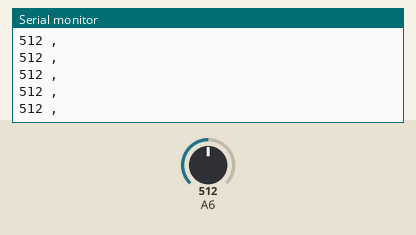
This sketch was run on a simulated Arduino Nano, built with avr-gcc and run on an emulated ATmega328P. Parts: the last lines printed to the serial monitor. The inputs (shaded band) are chosen by the test bench; at power-on: A6 = 512.

Above: at 1.2 s.
1.3 s: A6 set to 106
At 2.3 s:
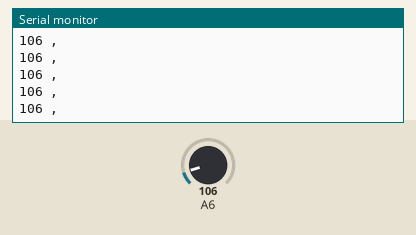
2.8 s: A6 set to 94
At 3.8 s:
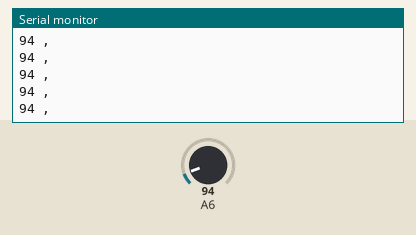
8.8 s: A6 set to 987
At 9.3 s:
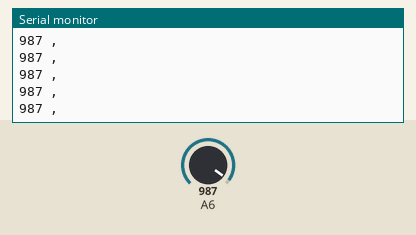
10.3 s: A6 set to 1010
At 11.4 s:
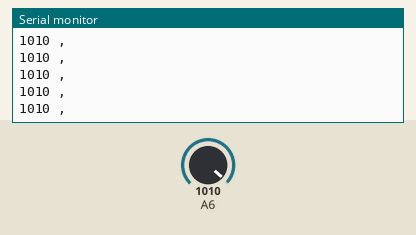
Timing chart, 0 to 12.8 s (numbered marks = the images above; inputs shaded):
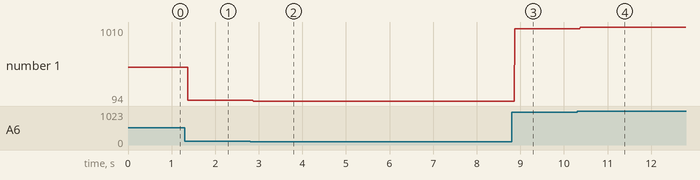

Measured:
- after the input at 1.3 s, the serial monitor: prints a new line after 0.07 s (image 1)
- after the input at 2.8 s, the serial monitor: prints a new line after 0.07 s (image 2)
- after the input at 8.8 s, the serial monitor: prints a new line after 0.07 s (image 3)
- after the input at 10.3 s, the serial monitor: prints a new line after 0.08 s (image 4)
- plotted number 1: 512 → 106 after the input at 1.3 s, 106 → 94 after the input at 2.8 s, 94 → 987 after the input at 8.8 s, 987 → 1010 after the input at 10.3 s

The sketch:

SensorRead.ino
```cpp
//Based off code from http://tommydykes.com/archives/705
// Output EMG voltage read seperated by commas.  To be read by processing code SerialRead.pde
int sensor0;

void setup() {
// initialize serial communication at 9600 bits per second:
Serial.begin(9600);
}
void loop () {

sensor0 = analogRead(A6); // EMG connected to pin A6
Serial.print(sensor0);
Serial.print(" , ");
Serial.println();

}
```
